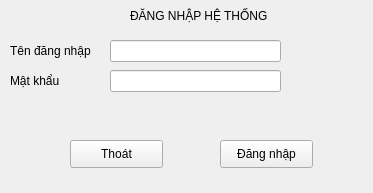
<?xml version="1.0" encoding="UTF-8"?>
<ui version="4.0">
 <class>FormDangNhap</class>
 <widget class="QWidget" name="FormDangNhap">
  <property name="geometry">
   <rect>
    <x>0</x>
    <y>0</y>
    <width>373</width>
    <height>193</height>
   </rect>
  </property>
  <property name="windowTitle">
   <string>Đăng nhập hệ thống</string>
  </property>
  <widget class="QLabel" name="Label">
   <property name="geometry">
    <rect>
     <x>130</x>
     <y>0</y>
     <width>141</width>
     <height>31</height>
    </rect>
   </property>
   <property name="text">
    <string>ĐĂNG NHẬP HỆ THỐNG</string>
   </property>
  </widget>
  <widget class="QLabel" name="label_2">
   <property name="geometry">
    <rect>
     <x>10</x>
     <y>30</y>
     <width>91</width>
     <height>41</height>
    </rect>
   </property>
   <property name="text">
    <string>Tên đăng nhập</string>
   </property>
  </widget>
  <widget class="QLineEdit" name="o_nhap_tai_khoan">
   <property name="geometry">
    <rect>
     <x>110</x>
     <y>40</y>
     <width>171</width>
     <height>22</height>
    </rect>
   </property>
   <property name="echoMode">
    <enum>QLineEdit::Password</enum>
   </property>
  </widget>
  <widget class="QLabel" name="label_3">
   <property name="geometry">
    <rect>
     <x>10</x>
     <y>70</y>
     <width>51</width>
     <height>21</height>
    </rect>
   </property>
   <property name="text">
    <string>Mật khẩu</string>
   </property>
  </widget>
  <widget class="QLineEdit" name="o_nhap_mat_khau">
   <property name="geometry">
    <rect>
     <x>110</x>
     <y>70</y>
     <width>171</width>
     <height>22</height>
    </rect>
   </property>
  </widget>
  <widget class="QPushButton" name="btnThoat">
   <property name="geometry">
    <rect>
     <x>70</x>
     <y>140</y>
     <width>93</width>
     <height>28</height>
    </rect>
   </property>
   <property name="text">
    <string>Thoát</string>
   </property>
  </widget>
  <widget class="QPushButton" name="nut_dang_nhap">
   <property name="geometry">
    <rect>
     <x>220</x>
     <y>140</y>
     <width>93</width>
     <height>28</height>
    </rect>
   </property>
   <property name="text">
    <string>Đăng nhập</string>
   </property>
  </widget>
 </widget>
 <resources/>
 <connections/>
</ui>
